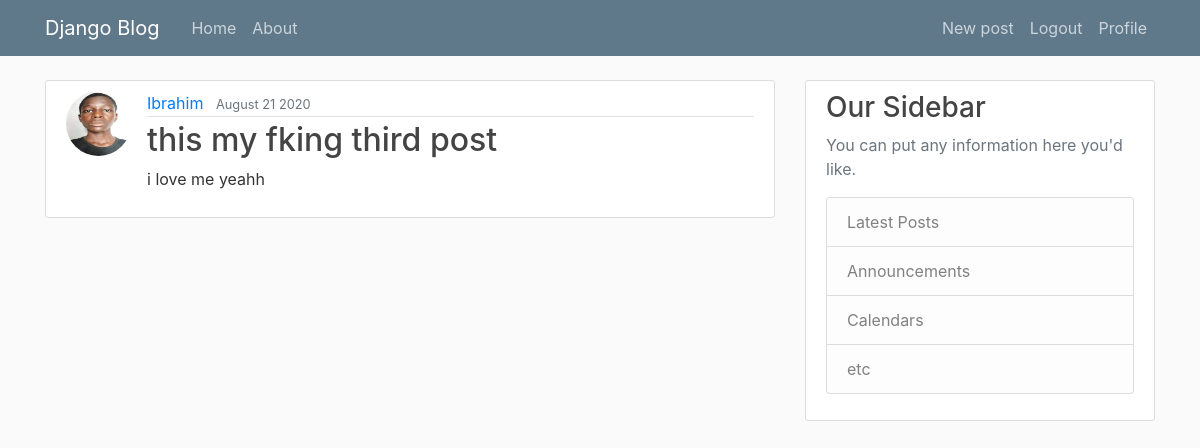
The app's page /post/3/ (signed in) with its own data.
### blog/models.py (models this page shows, shortened)
class Post(models.Model):
    title = models.CharField(max_length=100)
    content = models.TextField()
    date_posted = models.DateTimeField(default=timezone.now)
    author = models.ForeignKey(User, on_delete=models.CASCADE)

### users/models.py (models this page shows, shortened)
class Profile(models.Model):
    user = models.OneToOneField(User,on_delete= models.CASCADE)
    image = models.ImageField(default="default.jpeg",upload_to = "profile_pics")

### blog/views.py (the view)
# urls.py: path("post/<int:pk>/", PostDetailView.as_view(), name="post-detail"),
class PostDetailView(LoginRequiredMixin,DetailView):
    model = Post

### blog/templates/blog/post_detail.html (shortened to what this page needs)
{% extends "blog/base.html" %}
{% block content %}
      <article class="media content-section">
        <img src="{{object.author.profile.image.url}}" alt="" class="rounded-circle article-img">
        <div class="media-body">
          <div class="article-metadata">
            <a class="mr-2" href=""{ % url "user-post" object.author.username % }">{{ object.author }}</a>
            <small class="text-muted">{{ object.date_posted|date:"F d Y"}}</small>
          </div>
          <h2 class="article-title">{{object.title }}</h2>
          <p class="article-content">{{ object.content }}</p>
        </div>
      </article>
{% endblock content %}

### blog/static/blog/main.css (style rules this page uses)
body { background: #fafafa; color: #333333; margin-top: 5rem; }
h1, h2, h3, h4, h5, h6 { color: #444444; }
.content-section { background: #ffffff; padding: 10px 20px; border: 1px solid #dddddd; border-radius: 3px; margin-bottom: 20px; }
.article-title { color: #444444; }
.article-content { white-space: pre-line; }
.article-img { height: 65px; width: 65px; margin-right: 16px; }
.article-metadata { padding-bottom: 1px; margin-bottom: 4px; border-bottom: 1px solid #e3e3e3 }

### records on screen
Post: author.profile.image (placeholder picture), author "Ibrahim", date_posted "August 21 2020", title "this my fking third post", content "i love me yeahh"
